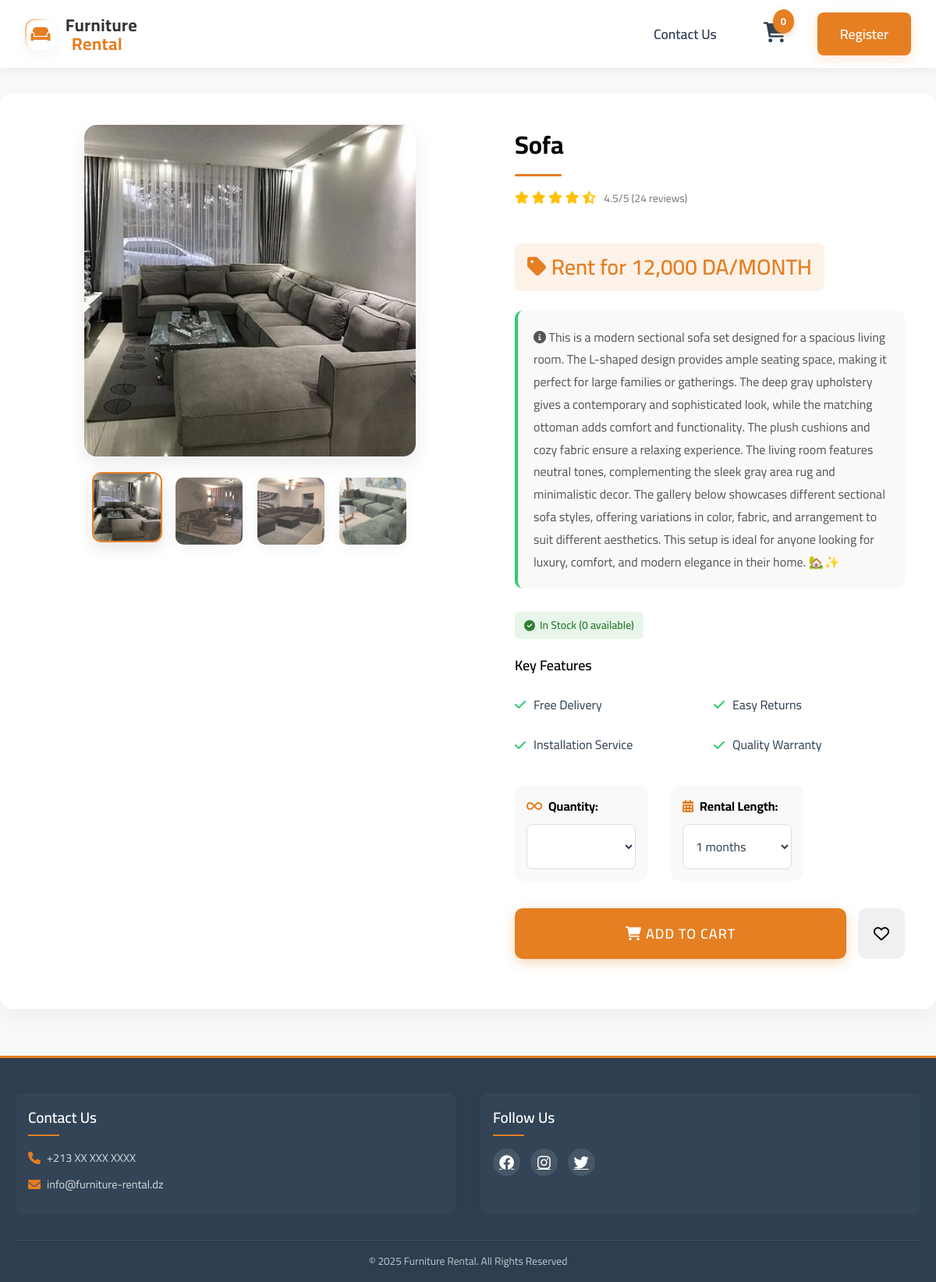
The app's page /single_product.php?product_id=1 with its own data.
### tables this page shows
CREATE TABLE `products` (
  `product_id` int(11) NOT NULL,
  `product_name` varchar(255) NOT NULL,
  `product_price` decimal(10,2) NOT NULL,
  `product_description` text DEFAULT NULL,
  `product_image` varchar(255) NOT NULL,
  `category` varchar(100) NOT NULL,
  `created_at` timestamp NOT NULL DEFAULT current_timestamp(),
  `product_image2` varchar(255) DEFAULT NULL,
  `product_image3` varchar(255) DEFAULT NULL,
  `product_image4` varchar(255) DEFAULT NULL,
  `product_quantity` int(11) NOT NULL DEFAULT 10
);

### single_product.php (the view, shortened to what this page needs)
<?php
include('connection.php');
if (isset($_GET['product_id'])) {
    $product_id = $_GET['product_id'];
    $stmt = $conn->prepare("SELECT * FROM products WHERE product_id=?");
    $stmt->bind_param("i", $product_id);
    $stmt->execute();
    $product = $stmt->get_result();
} else {
    header("Location: product.php");
    exit();
}
?>
<!DOCTYPE html>
<html lang="en">
<head>
    <link rel="stylesheet" href="styles.css">
    <link rel="stylesheet" href="https://cdnjs.cloudflare.com/ajax/libs/font-awesome/6.0.0/css/all.min.css">
</head>
<body>
<nav class="navbar">
    <div class="container">
        <div class="logo">
            <a href="index.php" class="modern-logo">
                <div class="logo-mark">
                    <div class="logo-icon-wrapper">
                        <i class="fas fa-couch"></i>
                    </div>
                </div>
                <div class="logo-type">
                    <span class="logo-text primary">Furniture</span>
                    <span class="logo-text accent">Rental</span>
                </div>
            </a>
        </div>
        <div class="nav-links">
    <?php if(!isset($_SESSION['logged_in'])) : ?>
        <a href="index.php#contact">Contact Us</a>
    <?php endif; ?>
    <a href="cart.php" class="cart-icon">
        <i class="fas fa-shopping-cart"></i>
        <span class="cart-count">
            <?php echo isset($_SESSION['quantity']) ? $_SESSION['quantity'] : 0; ?>
        </span>
    </a>
    <?php if(isset($_SESSION['logged_in'])) : ?>
        <div class="dropdown" style="display: inline-block;">
            <a href="#" class="account-icon">
                <i class="fas fa-user"></i>
            </a>
            <div class="dropdown-content">
            <a href="account.php">Account Details</a>
                <a href="account.php?logout=1" name="logout" id="logout-btn">Logout</a>
            </div>
        </div>
    <?php else : ?>
        <button class="register-btn" onclick="window.location.href='register.php'">Register</button>
    <?php endif; ?>
</div>
    </div>
</nav>
<section class="container single-product">
    <?php while ($row = $product->fetch_assoc()) {
    ?>
    <div class="row product-layout">
        <div class="col-6">
            <div class="img-container">
                <img class="main-img" src="assets/imgs/<?php echo $row['product_image']; ?>" id="mainImg">
            </div>
            <div class="small-img-group">
                <img src="assets/imgs/<?php echo $row['product_image']; ?>" class="small-img active">
                <img src="assets/imgs/<?php echo $row['product_image2']; ?>" class="small-img">
                <img src="assets/imgs/<?php echo $row['product_image3']; ?>" class="small-img">
                <img src="assets/imgs/<?php echo $row['product_image4']; ?>" class="small-img">
            </div>
        </div>
        <div class="col-6 product-details">
            <h3><?php echo $row['product_name']; ?></h3>
            <div class="product-rating">
                <div class="stars">
                    <i class="fas fa-star"></i>
                    <i class="fas fa-star"></i>
                    <i class="fas fa-star"></i>
                    <i class="fas fa-star"></i>
                    <i class="fas fa-star-half-alt"></i>
                </div>
                <span class="review-count">4.5/5 (24 reviews)</span>
            </div>
            <h2><i class="fas fa-tag"></i> Rent for <?php echo number_format($row['product_price']); ?> DA/MONTH</h2>
            <p><i class="fas fa-info-circle"></i> <?php echo $row['product_description']; ?></p>
            <div class="availability">
                <i class="fas fa-check-circle"></i> In Stock (<?php echo $row['product_quantity']; ?> available)
            </div>
            <div class="product-features">
                <h4 class="features-title">Key Features</h4>
                <ul class="features-list">
                    <li class="feature-item">
                        <i class="fas fa-check feature-icon"></i>
                        <span>Free Delivery</span>
                    </li>
                    <li class="feature-item">
                        <i class="fas fa-check feature-icon"></i>
                        <span>Easy Returns</span>
                    </li>
                    <li class="feature-item">
                        <i class="fas fa-check feature-icon"></i>
                        <span>Installation Service</span>
                    </li>
                    <li class="feature-item">
                        <i class="fas fa-check feature-icon"></i>
                        <span>Quality Warranty</span>
                    </li>
                </ul>
            </div>
            <form method="POST" action="cart.php" class="form-group">
                <div class="input-group">
                    <div class="input-field">
                        <label for="quantity">Quantity:</label>
                        <select id="quantity" name="quantity">
                        </select>
                    </div>
                    <div class="input-field">
                        <label for="rental_length">Rental Length:</label>
                        <select name="rental_length" id="rental_length">
                            <?php
                            $rental_options = [1, 2, 3, 4, 5, 6, 7, 8, 9, 10, 11, 12, 18, 24];
                            foreach ($rental_options as $months) {
                                echo "<option value='$months'>$months months</option>";
                            }
                            ?>
                        </select>
                    </div>
                </div>
                <div class="action-buttons">
                    <button class="buy-btn" type="submit" name="add_to_cart">
                        <i class="fas fa-shopping-cart"></i> Add to Cart
                    </button>
                    <button type="button" class="wishlish-btn">
                        <i class="far fa-heart"></i>
                    </button>
                </div>
            </form>
        </div>
    </div>
    <?php } ?>
</section>
<footer class="footer">
    <div class="container">
        <div class="footer-content">
            <div class="footer-section">
                <h3>Contact Us</h3>
                <p><i class="fas fa-phone"></i> +213 XX XXX XXXX</p>
                <p><i class="fas fa-envelope"></i> info@furniture-rental.dz</p>
            </div>
            <div class="footer-section">
                <h3>Follow Us</h3>
                <div class="social-links">
                    <a href="#"><i class="fab fa-facebook"></i></a>
                    <a href="#"><i class="fab fa-instagram"></i></a>
                    <a href="#"><i class="fab fa-twitter"></i></a>
                </div>
            </div>
        </div>
        <div class="footer-bottom">
            <p>&copy; 2025 Furniture Rental. All Rights Reserved</p>
        </div>
    </div>
</footer>
</body>
</html>

### styles.css (style rules this page uses)
* { margin: 0; padding: 0; box-sizing: border-box; font-family: 'Cairo', sans-serif; }
:root { --primary-color: #34495e; --secondary-color: #e67e22; --accent-color: #2ecc71; --light-color: #f8f9fa; --dark-color: #2c3e50; }
html { scroll-behavior: smooth; }
body { line-height: 1.6; color: var(--dark-color); background-color: var(--light-color); }
.container { max-width: 1200px; margin: 0 auto; padding: 0 20px; }
.navbar { background-color: rgba(255, 255, 255, 0.98); box-shadow: 0 2px 15px rgba(0, 0, 0, 0.08); position: fixed; top: 0; left: 0; right: 0; z-index: 1000; transition: all 0.3s ease; backdrop-filter: blur(10px); -webkit-backdrop-filter: blur(10px); }
.navbar .container { display: flex; justify-content: space-between; align-items: center; padding: 1rem 2rem; transition: padding 0.3s ease; }
.logo { display: flex; align-items: center; gap: 1rem; }
.nav-links { display: flex; gap: 2.5rem; align-items: center; }
.nav-links a { color: var(--dark-color); text-decoration: none; font-weight: 600; font-size: 1.1rem; position: relative; padding: 0.5rem 0; transition: color 0.3s ease; }
.nav-links a::after { content: ''; position: absolute; width: 0; height: 2px; bottom: 0; left: 50%; background-color: var(--secondary-color); transition: all 0.3s ease; transform: translateX(-50%); }
.form-group { margin-bottom: 1.5rem; }
.footer { background: var(--dark-color); color: white; padding: 3rem 0 1rem; position: relative; }
.footer::before { content: ''; position: absolute; top: 0; left: 0; width: 100%; height: 3px; background: var(--secondary-color); }
.footer-content { display: grid; grid-template-columns: repeat(auto-fit, minmax(250px, 1fr)); gap: 2rem; margin-bottom: 2rem; }
.footer-section { padding: 1rem; background: rgba(255, 255, 255, 0.03); border-radius: 8px; }
.footer-section h3 { margin-bottom: 1rem; font-size: 1.2rem; font-weight: 600; position: relative; padding-bottom: 0.5rem; }
.footer-section h3::after { content: ''; position: absolute; bottom: 0; left: 0; width: 40px; height: 2px; background: var(--secondary-color); }
.footer-section p { display: flex; align-items: center; gap: 8px; margin-bottom: 0.7rem; font-size: 0.9rem; color: rgba(255, 255, 255, 0.8); }
.footer-section p i { color: var(--secondary-color); font-size: 1rem; }
.social-links { display: flex; gap: 0.8rem; margin-top: 0.8rem; }
.social-links a { color: white; font-size: 1.2rem; background: rgba(255, 255, 255, 0.1); width: 35px; height: 35px; border-radius: 50%; display: flex; align-items: center; justify-content: center; transition: all 0.3s ease; }
.footer-bottom { text-align: center; padding-top: 1rem; border-top: 1px solid rgba(255, 255, 255, 0.1); font-size: 0.85rem; color: rgba(255, 255, 255, 0.7); }
.product-details h3 { color: var(--primary-color); margin-bottom: 0.5rem; }
.form-group label { display: block; margin-bottom: 0.5rem; color: var(--dark-color); }
.form-group input, .form-group select { width: 100%; padding: 0.8rem; border: 1px solid #ddd; border-radius: 8px; font-size: 1rem; }
.form-group label { display: block; color: var(--primary-color); font-weight: 600; margin-bottom: 0.5rem; }
.form-group input, .form-group select, .form-group textarea { width: 100%; padding: 0.8rem 1rem; border: 2px solid #e1e1e1; border-radius: 8px; font-size: 1rem; transition: all 0.3s ease; }

### records on screen
products: product_image (picture), product_image2 (picture), product_image3 (picture), product_image4 (picture), product_name "Sofa", product_price "12,000", product_description "This is a modern sectional sofa set designed for a spacious living room. The L-shaped design provides ample seating space, making it perfect for large families or gatherings. The deep gray upholstery gives a contemporary and sophisticated look, while the matching ottoman adds comfort and functionality. The plush cushions and cozy fabric ensure a relaxing experience. The living room features neutral tones, complementing the sleek gray area rug and minimalistic decor. The gallery below showcases different sectional sofa styles, offering variations in color, fabric, and arrangement to suit different aesthetics. This setup is ideal for anyone looking for luxury, comfort, and modern elegance in…", product_quantity "0"

### other values on screen
form field rental_length "1 months"
